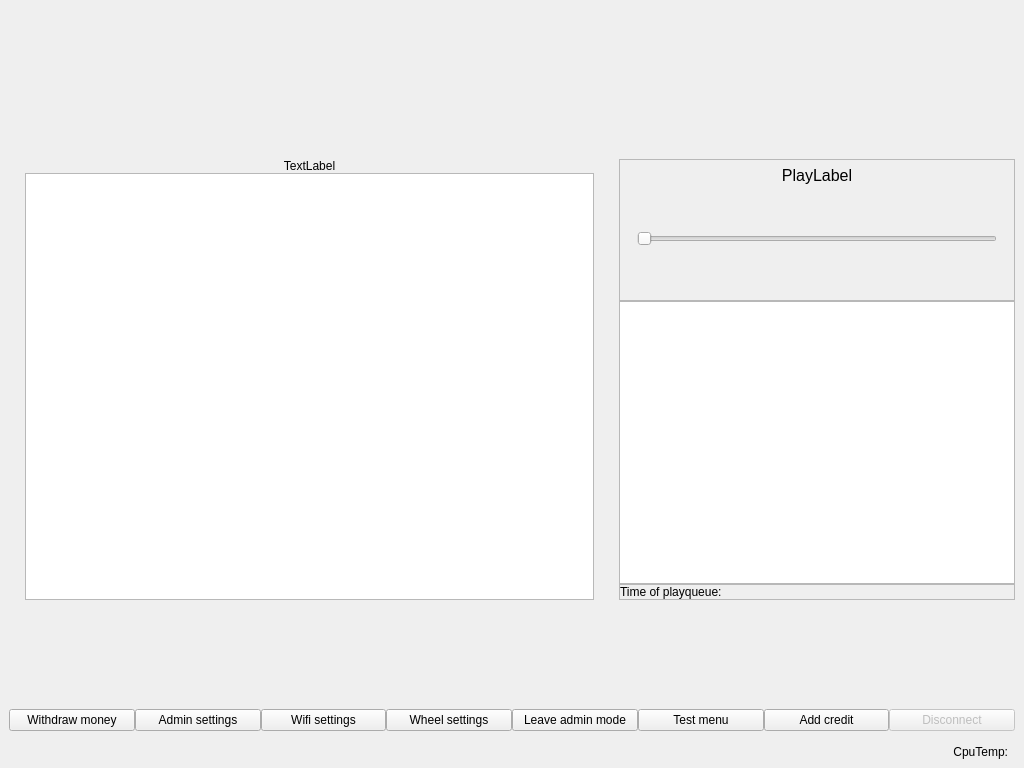
<?xml version="1.0" encoding="UTF-8"?>
<ui version="4.0">
 <class>MainWindow</class>
 <widget class="QMainWindow" name="MainWindow">
  <property name="geometry">
   <rect>
    <x>0</x>
    <y>0</y>
    <width>1024</width>
    <height>768</height>
   </rect>
  </property>
  <property name="sizePolicy">
   <sizepolicy hsizetype="Preferred" vsizetype="Preferred">
    <horstretch>0</horstretch>
    <verstretch>0</verstretch>
   </sizepolicy>
  </property>
  <property name="maximumSize">
   <size>
    <width>1024</width>
    <height>768</height>
   </size>
  </property>
  <property name="windowTitle">
   <string>MainWindow</string>
  </property>
  <widget class="QWidget" name="centralwidget">
   <property name="sizePolicy">
    <sizepolicy hsizetype="Fixed" vsizetype="Fixed">
     <horstretch>0</horstretch>
     <verstretch>0</verstretch>
    </sizepolicy>
   </property>
   <layout class="QVBoxLayout" name="verticalLayout" stretch="2,7,0">
    <property name="leftMargin">
     <number>0</number>
    </property>
    <property name="rightMargin">
     <number>0</number>
    </property>
    <item>
     <layout class="QVBoxLayout" name="verticalLayout_7" stretch="1,1,1">
      <property name="leftMargin">
       <number>9</number>
      </property>
      <property name="rightMargin">
       <number>9</number>
      </property>
      <item>
       <layout class="QHBoxLayout" name="horizontalLayout_2" stretch="1,3,3">
        <item>
         <widget class="QLabel" name="languageLabel">
          <property name="sizePolicy">
           <sizepolicy hsizetype="MinimumExpanding" vsizetype="MinimumExpanding">
            <horstretch>0</horstretch>
            <verstretch>0</verstretch>
           </sizepolicy>
          </property>
          <property name="text">
           <string/>
          </property>
          <property name="alignment">
           <set>Qt::AlignCenter</set>
          </property>
         </widget>
        </item>
        <item>
         <layout class="QVBoxLayout" name="verticalLayout_10">
          <item>
           <layout class="QVBoxLayout" name="verticalLayout_4">
            <item>
             <spacer name="verticalSpacer_3">
              <property name="orientation">
               <enum>Qt::Vertical</enum>
              </property>
              <property name="sizeHint" stdset="0">
               <size>
                <width>20</width>
                <height>40</height>
               </size>
              </property>
             </spacer>
            </item>
            <item>
             <widget class="QLabel" name="actualCreditValue">
              <property name="sizePolicy">
               <sizepolicy hsizetype="Preferred" vsizetype="Preferred">
                <horstretch>0</horstretch>
                <verstretch>0</verstretch>
               </sizepolicy>
              </property>
              <property name="text">
               <string/>
              </property>
              <property name="alignment">
               <set>Qt::AlignCenter</set>
              </property>
             </widget>
            </item>
            <item>
             <widget class="QLabel" name="actualMoneyValue">
              <property name="text">
               <string/>
              </property>
              <property name="alignment">
               <set>Qt::AlignCenter</set>
              </property>
             </widget>
            </item>
            <item>
             <widget class="QLabel" name="actualFortuneCount">
              <property name="text">
               <string/>
              </property>
              <property name="alignment">
               <set>Qt::AlignCenter</set>
              </property>
             </widget>
            </item>
            <item>
             <widget class="QLabel" name="actualNeedFortuneMoney">
              <property name="text">
               <string/>
              </property>
              <property name="alignment">
               <set>Qt::AlignCenter</set>
              </property>
             </widget>
            </item>
            <item>
             <spacer name="verticalSpacer_2">
              <property name="orientation">
               <enum>Qt::Vertical</enum>
              </property>
              <property name="sizeHint" stdset="0">
               <size>
                <width>20</width>
                <height>40</height>
               </size>
              </property>
             </spacer>
            </item>
           </layout>
          </item>
         </layout>
        </item>
        <item>
         <widget class="QLabel" name="coinImgLabel">
          <property name="sizePolicy">
           <sizepolicy hsizetype="Preferred" vsizetype="MinimumExpanding">
            <horstretch>0</horstretch>
            <verstretch>0</verstretch>
           </sizepolicy>
          </property>
          <property name="minimumSize">
           <size>
            <width>0</width>
            <height>75</height>
           </size>
          </property>
          <property name="text">
           <string/>
          </property>
          <property name="alignment">
           <set>Qt::AlignRight|Qt::AlignTrailing|Qt::AlignVCenter</set>
          </property>
         </widget>
        </item>
       </layout>
      </item>
      <item>
       <widget class="QLabel" name="infoLabel">
        <property name="font">
         <font>
          <pointsize>15</pointsize>
         </font>
        </property>
        <property name="text">
         <string/>
        </property>
        <property name="alignment">
         <set>Qt::AlignCenter</set>
        </property>
       </widget>
      </item>
      <item>
       <widget class="QLabel" name="errorLabel">
        <property name="font">
         <font>
          <pointsize>15</pointsize>
         </font>
        </property>
        <property name="text">
         <string/>
        </property>
        <property name="alignment">
         <set>Qt::AlignCenter</set>
        </property>
       </widget>
      </item>
     </layout>
    </item>
    <item>
     <layout class="QVBoxLayout" name="verticalLayout_18" stretch="8,1">
      <item>
       <layout class="QHBoxLayout" name="horizontalLayout_15" stretch="3,2">
        <property name="leftMargin">
         <number>6</number>
        </property>
        <item>
         <widget class="QStackedWidget" name="stackedWidget">
          <property name="currentIndex">
           <number>1</number>
          </property>
          <widget class="QWidget" name="stackedWidgetPage0">
           <layout class="QVBoxLayout" name="verticalLayout_19">
            <property name="topMargin">
             <number>0</number>
            </property>
            <property name="bottomMargin">
             <number>0</number>
            </property>
            <item>
             <widget class="QTableWidget" name="songsWidget">
              <property name="styleSheet">
               <string notr="true"/>
              </property>
              <property name="editTriggers">
               <set>QAbstractItemView::NoEditTriggers</set>
              </property>
              <property name="tabKeyNavigation">
               <bool>true</bool>
              </property>
              <property name="showDropIndicator" stdset="0">
               <bool>false</bool>
              </property>
              <property name="alternatingRowColors">
               <bool>false</bool>
              </property>
              <property name="selectionMode">
               <enum>QAbstractItemView::SingleSelection</enum>
              </property>
              <property name="selectionBehavior">
               <enum>QAbstractItemView::SelectRows</enum>
              </property>
              <property name="showGrid">
               <bool>false</bool>
              </property>
              <property name="gridStyle">
               <enum>Qt::NoPen</enum>
              </property>
              <property name="columnCount">
               <number>1</number>
              </property>
              <attribute name="horizontalHeaderVisible">
               <bool>false</bool>
              </attribute>
              <attribute name="horizontalHeaderCascadingSectionResizes">
               <bool>true</bool>
              </attribute>
              <attribute name="horizontalHeaderDefaultSectionSize">
               <number>150</number>
              </attribute>
              <attribute name="horizontalHeaderHighlightSections">
               <bool>false</bool>
              </attribute>
              <attribute name="horizontalHeaderMinimumSectionSize">
               <number>40</number>
              </attribute>
              <attribute name="horizontalHeaderShowSortIndicator" stdset="0">
               <bool>false</bool>
              </attribute>
              <attribute name="horizontalHeaderStretchLastSection">
               <bool>true</bool>
              </attribute>
              <attribute name="verticalHeaderVisible">
               <bool>false</bool>
              </attribute>
              <attribute name="verticalHeaderMinimumSectionSize">
               <number>35</number>
              </attribute>
              <column/>
             </widget>
            </item>
           </layout>
          </widget>
          <widget class="QWidget" name="stackedWidgetPage1">
           <layout class="QVBoxLayout" name="verticalLayout_11">
            <property name="spacing">
             <number>0</number>
            </property>
            <property name="leftMargin">
             <number>10</number>
            </property>
            <property name="topMargin">
             <number>0</number>
            </property>
            <property name="rightMargin">
             <number>10</number>
            </property>
            <property name="bottomMargin">
             <number>0</number>
            </property>
            <item>
             <widget class="QWidget" name="infoScanWidget" native="true">
              <layout class="QVBoxLayout" name="verticalLayout_15">
               <property name="spacing">
                <number>0</number>
               </property>
               <property name="leftMargin">
                <number>9</number>
               </property>
               <property name="topMargin">
                <number>0</number>
               </property>
               <property name="bottomMargin">
                <number>0</number>
               </property>
               <item>
                <widget class="QLabel" name="infoScanLabel">
                 <property name="text">
                  <string>TextLabel</string>
                 </property>
                 <property name="alignment">
                  <set>Qt::AlignCenter</set>
                 </property>
                </widget>
               </item>
               <item>
                <widget class="QTextBrowser" name="infoScanBrowser"/>
               </item>
              </layout>
             </widget>
            </item>
           </layout>
          </widget>
          <widget class="QWidget" name="stackedWidgetPage2">
           <layout class="QVBoxLayout" name="verticalLayout_12">
            <property name="spacing">
             <number>0</number>
            </property>
            <property name="leftMargin">
             <number>10</number>
            </property>
            <property name="topMargin">
             <number>0</number>
            </property>
            <property name="rightMargin">
             <number>10</number>
            </property>
            <property name="bottomMargin">
             <number>0</number>
            </property>
            <item>
             <widget class="QWidget" name="processInfoWidget" native="true">
              <layout class="QVBoxLayout" name="verticalLayout_16">
               <property name="spacing">
                <number>0</number>
               </property>
               <property name="leftMargin">
                <number>0</number>
               </property>
               <property name="topMargin">
                <number>0</number>
               </property>
               <property name="rightMargin">
                <number>0</number>
               </property>
               <property name="bottomMargin">
                <number>0</number>
               </property>
               <item>
                <widget class="QLabel" name="processInfoTitleLabel">
                 <property name="text">
                  <string/>
                 </property>
                 <property name="alignment">
                  <set>Qt::AlignCenter</set>
                 </property>
                </widget>
               </item>
               <item>
                <widget class="QLabel" name="processInfoLabel">
                 <property name="sizePolicy">
                  <sizepolicy hsizetype="MinimumExpanding" vsizetype="MinimumExpanding">
                   <horstretch>0</horstretch>
                   <verstretch>0</verstretch>
                  </sizepolicy>
                 </property>
                 <property name="text">
                  <string/>
                 </property>
                </widget>
               </item>
              </layout>
             </widget>
            </item>
           </layout>
          </widget>
          <widget class="QWidget" name="stackedWidgetPage3">
           <layout class="QVBoxLayout" name="verticalLayout_5">
            <property name="topMargin">
             <number>0</number>
            </property>
            <property name="bottomMargin">
             <number>0</number>
            </property>
            <item>
             <widget class="QTableWidget" name="devicesWidget">
              <property name="selectionMode">
               <enum>QAbstractItemView::SingleSelection</enum>
              </property>
              <property name="selectionBehavior">
               <enum>QAbstractItemView::SelectRows</enum>
              </property>
              <property name="showGrid">
               <bool>false</bool>
              </property>
              <property name="columnCount">
               <number>1</number>
              </property>
              <attribute name="horizontalHeaderVisible">
               <bool>false</bool>
              </attribute>
              <attribute name="horizontalHeaderStretchLastSection">
               <bool>true</bool>
              </attribute>
              <attribute name="verticalHeaderVisible">
               <bool>false</bool>
              </attribute>
              <column/>
             </widget>
            </item>
           </layout>
          </widget>
         </widget>
        </item>
        <item>
         <layout class="QVBoxLayout" name="verticalLayout_14">
          <property name="spacing">
           <number>6</number>
          </property>
          <property name="rightMargin">
           <number>9</number>
          </property>
          <item>
           <widget class="QWidget" name="playQueueContainer" native="true">
            <property name="sizePolicy">
             <sizepolicy hsizetype="Expanding" vsizetype="Preferred">
              <horstretch>0</horstretch>
              <verstretch>0</verstretch>
             </sizepolicy>
            </property>
            <layout class="QVBoxLayout" name="verticalLayout_3" stretch="1,2,0">
             <property name="spacing">
              <number>0</number>
             </property>
             <property name="leftMargin">
              <number>0</number>
             </property>
             <property name="topMargin">
              <number>0</number>
             </property>
             <property name="rightMargin">
              <number>0</number>
             </property>
             <property name="bottomMargin">
              <number>0</number>
             </property>
             <item>
              <widget class="QFrame" name="livePlayFrame">
               <property name="frameShape">
                <enum>QFrame::StyledPanel</enum>
               </property>
               <property name="frameShadow">
                <enum>QFrame::Raised</enum>
               </property>
               <layout class="QVBoxLayout" name="verticalLayout_6" stretch="0,0">
                <property name="spacing">
                 <number>1</number>
                </property>
                <property name="topMargin">
                 <number>6</number>
                </property>
                <item>
                 <widget class="QLabel" name="playLabel">
                  <property name="sizePolicy">
                   <sizepolicy hsizetype="Ignored" vsizetype="Minimum">
                    <horstretch>0</horstretch>
                    <verstretch>0</verstretch>
                   </sizepolicy>
                  </property>
                  <property name="font">
                   <font>
                    <pointsize>12</pointsize>
                   </font>
                  </property>
                  <property name="text">
                   <string>PlayLabel</string>
                  </property>
                  <property name="alignment">
                   <set>Qt::AlignCenter</set>
                  </property>
                 </widget>
                </item>
                <item>
                 <layout class="QHBoxLayout" name="horizontalLayout_10">
                  <item>
                   <widget class="QLabel" name="totalTimeLabel">
                    <property name="sizePolicy">
                     <sizepolicy hsizetype="Minimum" vsizetype="Preferred">
                      <horstretch>0</horstretch>
                      <verstretch>0</verstretch>
                     </sizepolicy>
                    </property>
                    <property name="text">
                     <string/>
                    </property>
                   </widget>
                  </item>
                  <item>
                   <widget class="QSlider" name="playSlider">
                    <property name="sizePolicy">
                     <sizepolicy hsizetype="MinimumExpanding" vsizetype="MinimumExpanding">
                      <horstretch>0</horstretch>
                      <verstretch>0</verstretch>
                     </sizepolicy>
                    </property>
                    <property name="orientation">
                     <enum>Qt::Horizontal</enum>
                    </property>
                    <property name="invertedAppearance">
                     <bool>false</bool>
                    </property>
                   </widget>
                  </item>
                  <item>
                   <widget class="QLabel" name="timeLabel">
                    <property name="sizePolicy">
                     <sizepolicy hsizetype="Minimum" vsizetype="Preferred">
                      <horstretch>0</horstretch>
                      <verstretch>0</verstretch>
                     </sizepolicy>
                    </property>
                    <property name="text">
                     <string/>
                    </property>
                   </widget>
                  </item>
                 </layout>
                </item>
               </layout>
              </widget>
             </item>
             <item>
              <widget class="QStackedWidget" name="stackedWidget_2">
               <property name="currentIndex">
                <number>0</number>
               </property>
               <widget class="QWidget" name="playQueuePage">
                <layout class="QVBoxLayout" name="verticalLayout_8">
                 <property name="spacing">
                  <number>0</number>
                 </property>
                 <property name="leftMargin">
                  <number>0</number>
                 </property>
                 <property name="topMargin">
                  <number>0</number>
                 </property>
                 <property name="rightMargin">
                  <number>0</number>
                 </property>
                 <property name="bottomMargin">
                  <number>0</number>
                 </property>
                 <item>
                  <widget class="QTableWidget" name="playQueueWidget">
                   <property name="selectionBehavior">
                    <enum>QAbstractItemView::SelectRows</enum>
                   </property>
                   <property name="showGrid">
                    <bool>false</bool>
                   </property>
                   <property name="columnCount">
                    <number>1</number>
                   </property>
                   <attribute name="horizontalHeaderVisible">
                    <bool>false</bool>
                   </attribute>
                   <attribute name="horizontalHeaderStretchLastSection">
                    <bool>true</bool>
                   </attribute>
                   <attribute name="verticalHeaderVisible">
                    <bool>false</bool>
                   </attribute>
                   <attribute name="verticalHeaderDefaultSectionSize">
                    <number>18</number>
                   </attribute>
                   <attribute name="verticalHeaderMinimumSectionSize">
                    <number>18</number>
                   </attribute>
                   <column/>
                  </widget>
                 </item>
                </layout>
               </widget>
               <widget class="QWidget" name="emptyPlayQueuePage">
                <layout class="QVBoxLayout" name="verticalLayout_9">
                 <property name="spacing">
                  <number>0</number>
                 </property>
                 <property name="leftMargin">
                  <number>0</number>
                 </property>
                 <property name="topMargin">
                  <number>0</number>
                 </property>
                 <property name="rightMargin">
                  <number>0</number>
                 </property>
                 <property name="bottomMargin">
                  <number>0</number>
                 </property>
                 <item>
                  <widget class="QLabel" name="emptyLabel">
                   <property name="text">
                    <string>Empty playlist</string>
                   </property>
                   <property name="alignment">
                    <set>Qt::AlignCenter</set>
                   </property>
                  </widget>
                 </item>
                </layout>
               </widget>
              </widget>
             </item>
             <item>
              <widget class="QFrame" name="playQueueTimeFrame">
               <property name="frameShape">
                <enum>QFrame::StyledPanel</enum>
               </property>
               <property name="frameShadow">
                <enum>QFrame::Raised</enum>
               </property>
               <layout class="QHBoxLayout" name="horizontalLayout">
                <property name="spacing">
                 <number>0</number>
                </property>
                <property name="leftMargin">
                 <number>0</number>
                </property>
                <property name="topMargin">
                 <number>0</number>
                </property>
                <property name="rightMargin">
                 <number>0</number>
                </property>
                <property name="bottomMargin">
                 <number>0</number>
                </property>
                <item>
                 <widget class="QLabel" name="label_2">
                  <property name="sizePolicy">
                   <sizepolicy hsizetype="Expanding" vsizetype="Preferred">
                    <horstretch>0</horstretch>
                    <verstretch>0</verstretch>
                   </sizepolicy>
                  </property>
                  <property name="text">
                   <string>Time of playqueue:</string>
                  </property>
                 </widget>
                </item>
                <item>
                 <widget class="QLabel" name="timeOfPlayQueueLabel">
                  <property name="sizePolicy">
                   <sizepolicy hsizetype="Minimum" vsizetype="Preferred">
                    <horstretch>0</horstretch>
                    <verstretch>0</verstretch>
                   </sizepolicy>
                  </property>
                  <property name="text">
                   <string/>
                  </property>
                  <property name="alignment">
                   <set>Qt::AlignRight|Qt::AlignTrailing|Qt::AlignVCenter</set>
                  </property>
                 </widget>
                </item>
               </layout>
              </widget>
             </item>
            </layout>
           </widget>
          </item>
         </layout>
        </item>
       </layout>
      </item>
      <item>
       <layout class="QHBoxLayout" name="horizontalLayout_12">
        <property name="spacing">
         <number>0</number>
        </property>
        <item>
         <widget class="QLabel" name="leftLeftGenre">
          <property name="sizePolicy">
           <sizepolicy hsizetype="Preferred" vsizetype="Fixed">
            <horstretch>0</horstretch>
            <verstretch>0</verstretch>
           </sizepolicy>
          </property>
          <property name="minimumSize">
           <size>
            <width>0</width>
            <height>30</height>
           </size>
          </property>
          <property name="text">
           <string/>
          </property>
          <property name="alignment">
           <set>Qt::AlignCenter</set>
          </property>
         </widget>
        </item>
        <item>
         <widget class="QLabel" name="leftGenre">
          <property name="sizePolicy">
           <sizepolicy hsizetype="Preferred" vsizetype="Fixed">
            <horstretch>0</horstretch>
            <verstretch>0</verstretch>
           </sizepolicy>
          </property>
          <property name="minimumSize">
           <size>
            <width>0</width>
            <height>30</height>
           </size>
          </property>
          <property name="text">
           <string/>
          </property>
          <property name="alignment">
           <set>Qt::AlignCenter</set>
          </property>
         </widget>
        </item>
        <item>
         <widget class="QLabel" name="genreLabel">
          <property name="sizePolicy">
           <sizepolicy hsizetype="Preferred" vsizetype="Expanding">
            <horstretch>0</horstretch>
            <verstretch>0</verstretch>
           </sizepolicy>
          </property>
          <property name="font">
           <font>
            <pointsize>15</pointsize>
           </font>
          </property>
          <property name="text">
           <string/>
          </property>
          <property name="alignment">
           <set>Qt::AlignCenter</set>
          </property>
         </widget>
        </item>
        <item>
         <widget class="QLabel" name="rightGenre">
          <property name="sizePolicy">
           <sizepolicy hsizetype="Preferred" vsizetype="Fixed">
            <horstretch>0</horstretch>
            <verstretch>0</verstretch>
           </sizepolicy>
          </property>
          <property name="minimumSize">
           <size>
            <width>0</width>
            <height>30</height>
           </size>
          </property>
          <property name="text">
           <string/>
          </property>
          <property name="alignment">
           <set>Qt::AlignCenter</set>
          </property>
         </widget>
        </item>
        <item>
         <widget class="QLabel" name="rightRightGenre">
          <property name="sizePolicy">
           <sizepolicy hsizetype="Preferred" vsizetype="Fixed">
            <horstretch>0</horstretch>
            <verstretch>0</verstretch>
           </sizepolicy>
          </property>
          <property name="minimumSize">
           <size>
            <width>0</width>
            <height>30</height>
           </size>
          </property>
          <property name="text">
           <string/>
          </property>
          <property name="alignment">
           <set>Qt::AlignCenter</set>
          </property>
         </widget>
        </item>
       </layout>
      </item>
     </layout>
    </item>
    <item>
     <layout class="QVBoxLayout" name="verticalLayout_2">
      <property name="spacing">
       <number>0</number>
      </property>
      <property name="leftMargin">
       <number>9</number>
      </property>
      <property name="rightMargin">
       <number>9</number>
      </property>
      <item>
       <layout class="QHBoxLayout" name="horizontalLayout_7">
        <item>
         <layout class="QVBoxLayout" name="verticalLayout_13">
          <item>
           <spacer name="verticalSpacer">
            <property name="orientation">
             <enum>Qt::Vertical</enum>
            </property>
            <property name="sizeHint" stdset="0">
             <size>
              <width>20</width>
              <height>0</height>
             </size>
            </property>
           </spacer>
          </item>
          <item>
           <widget class="QLabel" name="servicePhoneLabel">
            <property name="text">
             <string/>
            </property>
           </widget>
          </item>
          <item>
           <widget class="QLabel" name="nameLabel">
            <property name="sizePolicy">
             <sizepolicy hsizetype="Expanding" vsizetype="Preferred">
              <horstretch>0</horstretch>
              <verstretch>0</verstretch>
             </sizepolicy>
            </property>
            <property name="text">
             <string/>
            </property>
           </widget>
          </item>
          <item>
           <widget class="QLabel" name="adminLeaveLabel">
            <property name="text">
             <string/>
            </property>
           </widget>
          </item>
         </layout>
        </item>
       </layout>
      </item>
      <item>
       <layout class="QHBoxLayout" name="horizontalLayout_9">
        <item>
         <widget class="QPushButton" name="withdrawMoneyButton">
          <property name="sizePolicy">
           <sizepolicy hsizetype="Minimum" vsizetype="Minimum">
            <horstretch>0</horstretch>
            <verstretch>0</verstretch>
           </sizepolicy>
          </property>
          <property name="text">
           <string>Withdraw money</string>
          </property>
         </widget>
        </item>
        <item>
         <widget class="QPushButton" name="adminSettingsButton">
          <property name="sizePolicy">
           <sizepolicy hsizetype="Minimum" vsizetype="Minimum">
            <horstretch>0</horstretch>
            <verstretch>0</verstretch>
           </sizepolicy>
          </property>
          <property name="text">
           <string>Admin settings</string>
          </property>
         </widget>
        </item>
        <item>
         <widget class="QPushButton" name="wifiSettingsButton">
          <property name="sizePolicy">
           <sizepolicy hsizetype="Minimum" vsizetype="Minimum">
            <horstretch>0</horstretch>
            <verstretch>0</verstretch>
           </sizepolicy>
          </property>
          <property name="text">
           <string>Wifi settings</string>
          </property>
         </widget>
        </item>
        <item>
         <widget class="QPushButton" name="wheelFortuneButton">
          <property name="text">
           <string>Wheel settings</string>
          </property>
         </widget>
        </item>
        <item>
         <widget class="QPushButton" name="leaveAdminButton">
          <property name="sizePolicy">
           <sizepolicy hsizetype="Minimum" vsizetype="Minimum">
            <horstretch>0</horstretch>
            <verstretch>0</verstretch>
           </sizepolicy>
          </property>
          <property name="text">
           <string>Leave admin mode</string>
          </property>
         </widget>
        </item>
        <item>
         <widget class="QPushButton" name="testMenuButton">
          <property name="text">
           <string>Test menu</string>
          </property>
         </widget>
        </item>
        <item>
         <widget class="QPushButton" name="addCreditButton">
          <property name="enabled">
           <bool>true</bool>
          </property>
          <property name="sizePolicy">
           <sizepolicy hsizetype="Minimum" vsizetype="Minimum">
            <horstretch>0</horstretch>
            <verstretch>0</verstretch>
           </sizepolicy>
          </property>
          <property name="text">
           <string>Add credit</string>
          </property>
         </widget>
        </item>
        <item>
         <widget class="QPushButton" name="disconnectButton">
          <property name="enabled">
           <bool>false</bool>
          </property>
          <property name="sizePolicy">
           <sizepolicy hsizetype="Minimum" vsizetype="Minimum">
            <horstretch>0</horstretch>
            <verstretch>0</verstretch>
           </sizepolicy>
          </property>
          <property name="text">
           <string>Disconnect</string>
          </property>
         </widget>
        </item>
       </layout>
      </item>
      <item>
       <layout class="QHBoxLayout" name="horizontalLayout_13">
        <property name="spacing">
         <number>6</number>
        </property>
        <property name="rightMargin">
         <number>6</number>
        </property>
        <item>
         <widget class="QLabel" name="wifiStateLabel">
          <property name="text">
           <string/>
          </property>
         </widget>
        </item>
        <item>
         <widget class="QLabel" name="serverStateLabel">
          <property name="text">
           <string/>
          </property>
          <property name="alignment">
           <set>Qt::AlignRight|Qt::AlignTrailing|Qt::AlignVCenter</set>
          </property>
         </widget>
        </item>
       </layout>
      </item>
      <item>
       <layout class="QHBoxLayout" name="horizontalLayout_8" stretch="0,1,0">
        <item>
         <widget class="QLabel" name="actualTimeStampLabel">
          <property name="sizePolicy">
           <sizepolicy hsizetype="Minimum" vsizetype="Preferred">
            <horstretch>0</horstretch>
            <verstretch>0</verstretch>
           </sizepolicy>
          </property>
          <property name="text">
           <string/>
          </property>
         </widget>
        </item>
        <item>
         <widget class="QLabel" name="labelCpuTemp">
          <property name="enabled">
           <bool>true</bool>
          </property>
          <property name="sizePolicy">
           <sizepolicy hsizetype="Minimum" vsizetype="Minimum">
            <horstretch>0</horstretch>
            <verstretch>0</verstretch>
           </sizepolicy>
          </property>
          <property name="text">
           <string>CpuTemp:</string>
          </property>
          <property name="alignment">
           <set>Qt::AlignRight|Qt::AlignTrailing|Qt::AlignVCenter</set>
          </property>
         </widget>
        </item>
        <item>
         <widget class="QLabel" name="cpuTempValueLabel">
          <property name="enabled">
           <bool>true</bool>
          </property>
          <property name="text">
           <string/>
          </property>
          <property name="alignment">
           <set>Qt::AlignRight|Qt::AlignTrailing|Qt::AlignVCenter</set>
          </property>
         </widget>
        </item>
       </layout>
      </item>
     </layout>
    </item>
   </layout>
  </widget>
 </widget>
 <resources/>
 <connections/>
</ui>
